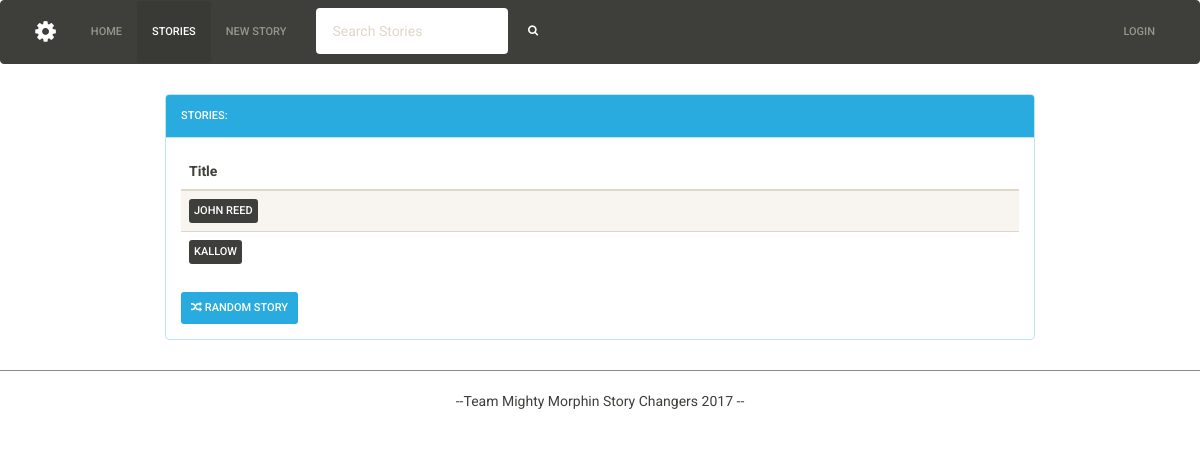
The app's page /stories, older data.
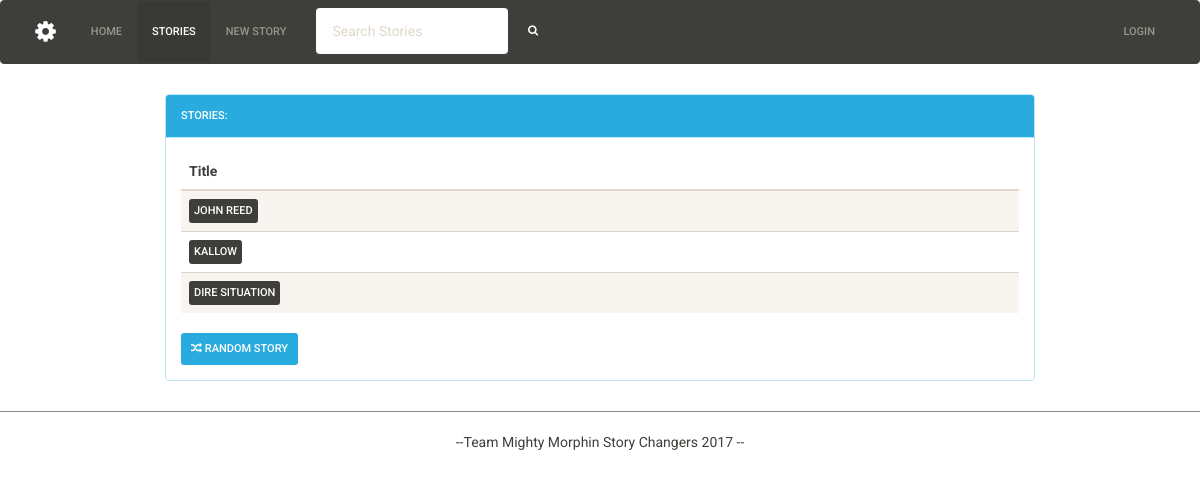
The same page, newer data.
### tables this page shows
CREATE TABLE stories (title TEXT);

### storybuilding.py (the view)
@storybuilding.route('/stories')
def stories():
    storylist = storybase.get_stories()
    return render_template('stories.html', storylist = storylist)

### utils/storybase.py (called while the page is built)
def get_stories():
    db = sqlite3.connect(f)
    c = db.cursor()
    c.execute('SELECT * FROM stories')
    result = c.fetchall()
    db.close()
    return result

### templates/stories.html (shortened to what this page needs)
{% extends 'frame.html' %}
{% block navlinks %}
<li>
    <a href="{{ url_for('homepage') }}">Home</a>
</li>
<li class="active">
    <a href="{{ url_for('stories') }}">Stories
    </a>
</li>
{% endblock %}
{% block content %}
<div class="panel panel-info">
    <div class="panel-heading">
        <h2 class="panel-title">Stories:</h2>
    </div>
    <div class="panel-body">
        <table class="table table-striped table-hover">
            <thead>
                <tr>
                    <th>Title</th>
                </tr>
            </thead>
            <tbody>
                {% for story in storylist %}
                <tr>
                    <td>
                        <a class="btn btn-default btn-xs" href="{{ url_for('getstory', title = story[0]) }}">{{ story[0] }}</a>
                    </td>
                </tr>
                {% endfor %}
            </tbody>
        </table>
        <button type="submit" class="btn btn-info btn-sm">
        <span class="fa fa-random" aria-hidden="true"></span> Random Story</button>
    </div>
</div>
{% endblock %}

Row changes from the older to the newer data that the page shows:
added stories: title "DIRE SITUATION"
